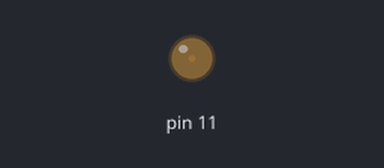
Bench run of a sketch on a simulated Arduino Uno, built with avr-gcc and run on an emulated ATmega328P. Shown: output pins drawn as LEDs (lit = HIGH).

Above: at 0.05 s.
At 0.95 s:
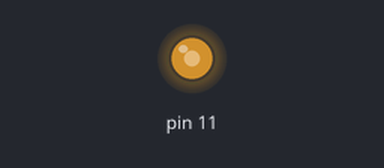
At 1.4 s:
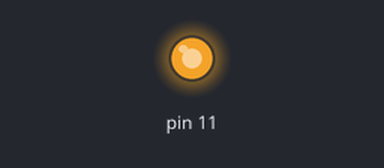
At 2.75 s:
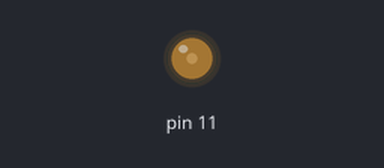
Timing chart, 0 to 7.2 s (numbered marks = the images above):
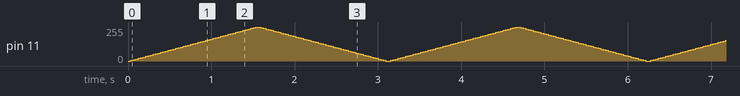

The sketch:

p056-fading.ino
```cpp
/*
  Fade
  This example shows how to fade an LED on pin 9
  using the analogWrite() function.

  The analogWrite() function uses PWM, so if  you
  want to change the pin you're using, be  sure to
  use another PWM capable pin. On most  Arduino,
  the PWM pins are identified with   a "~" sign,
  like ~3, ~5, ~6, ~9, ~10 and ~11.
*/
int brightness = 0;

void setup()
{
  pinMode(11, OUTPUT);
}

void loop()
{
  for (brightness = 0; brightness <= 255; brightness += 5) {
    analogWrite(11, brightness);
    delay(30); // Wait for 30 millisecond(s)
  }
  for (brightness = 255; brightness >= 0; brightness -= 5) {
    analogWrite(11, brightness);
    delay(30); // Wait for 30 millisecond(s)
  }
}
```
